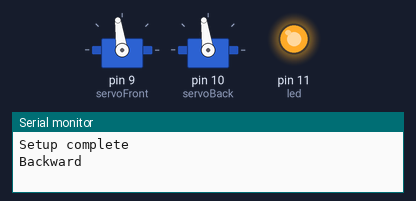
This sketch was run on a simulated Arduino Nano, built with avr-gcc and run on an emulated ATmega328P. Shown: 2 × servo, output pins drawn as LEDs (lit = HIGH), the last lines printed to the serial monitor. Pins used as bus, display or sensor lines are not drawn.

Above: at 5.05 s.
At 18.05 s:
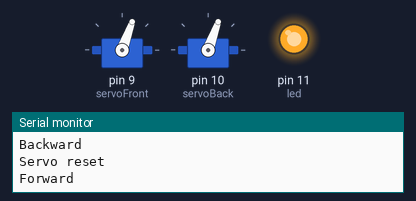
At 30.95 s:
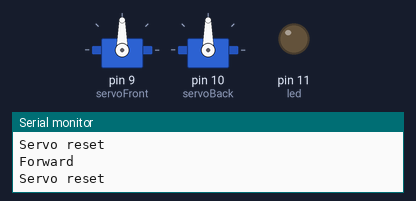
Timing chart, 0 to 38.8 s (numbered marks = the images above):
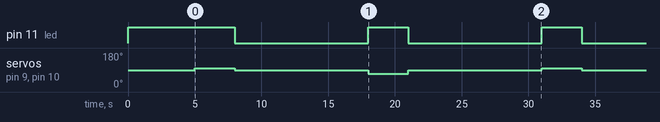

Measured:
- by itself, pin 11 (led): alternates HIGH for 3.0 s and LOW for 10.0 s
- by itself, servo on pin 9 (servoFront), servo on pin 10 (servoBack): repeats every 26.0 s: 90° 10.0 s, 70° 3.0 s, 90° 10.0 s, 98° 3.0 s

The sketch:

QuicRun_WP_880_Dual_Brushed_Test_Code_V0_5_2.ino
```cpp
//Goal: have it crawl along the rail
//Created By: Alexander Ov
//Created On: 9/15/23
//Updates:
/*
9/15/23
change pins so that it matches the Arduino Nano ie: no more pwm1 = 9, pwm is directly mapped
added coded that spins motor forward, reset, backward
note: before starting the circuit check pin outputs to ensure that vcc = 5v, pin 9 and pin 10
should output about 300 mV depending on current movement forward(350 mV), back, or reset
When free spinning
96 slow only one
97 is a very very slow crawl and spin independntly
98 steady but fast
100 is way too fast
On track
96 wont move
97 wont move
98 decent speed still fast
going across the pod the motors need to have oppiste polarity otherwise they will spin opp directions

//Progress Report Note
team switched pod wiring so the each esc controll sides indvidually then swap polaritary(did work if both vcc are plugged in)

*/
#include <Servo.h>
const int power = 5; //9 works
// const int pwm1 = 10; // pin 6 as pwm
// const int trigPin = 9;
// const int echoPin = 10;
const int led = 11;
Servo servoFront;
Servo servoBack;

long duration;
int distance;

void setup() {
  Serial.begin(9600);

  servoFront.attach(9, 1000, 2000);
  pinMode(9, OUTPUT); //declare pin pwm as OUTPUT

  servoBack.attach(10, 1000, 2000);
  pinMode(10, OUTPUT); //declare pin pwm as OUTPUT
  pinMode(led, OUTPUT); //LED pin declerartion
  // pinMode(trigPin, OUTPUT);
  // pinMode(echoPin, INPUT);
  pinMode(power, OUTPUT);

  digitalWrite(led,HIGH);
  digitalWrite(power, HIGH);
  servoFront.write(90);
  servoBack.write(90);
  delay(5000);
  digitalWrite(led,LOW);
  Serial.println("Setup complete");
}

void loop() {
  if(power){
    digitalWrite(11,HIGH);
    servoFront.write(98);
    servoBack.write(98);
    Serial.println("Backward");
    delay(3000);
    digitalWrite(led,LOW);
    servoFront.write(90);
    servoBack.write(90);
    Serial.println("Servo reset");
    delay(10000);
    digitalWrite(11,HIGH);
    servoFront.write(70);
    servoBack.write(70);
    Serial.println("Forward");
    delay(3000);
    digitalWrite(led,LOW);
    servoFront.write(90);
    servoBack.write(90);
    Serial.println("Servo reset");
    delay(10000);
    digitalWrite(power,LOW);
  }
}
```
